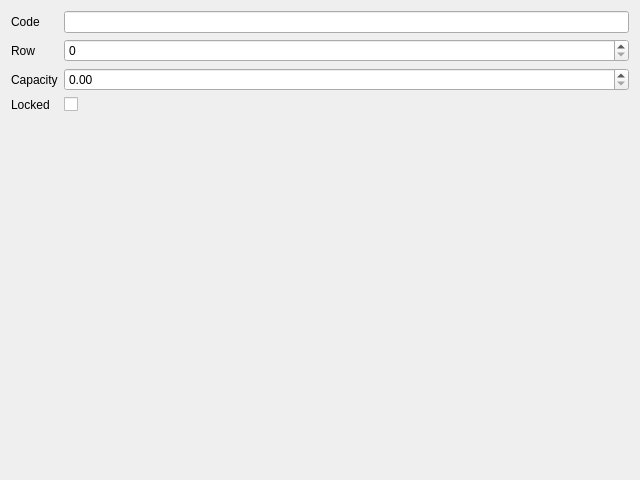
<?xml version="1.0" encoding="UTF-8"?>
<ui version="4.0">
 <class>BinDialog</class>
 <widget class="QDialog" name="BinDialog">
  <property name="geometry">
   <rect>
    <x>0</x>
    <y>0</y>
    <width>640</width>
    <height>480</height>
   </rect>
  </property>
  <property name="windowTitle">
   <string>Bin</string>
  </property>
  <layout class="QFormLayout" name="formLayout">
   <item row="0" column="0">
    <widget class="QLabel" name="label_codeEdit">
     <property name="text">
      <string>Code</string>
     </property>
     <property name="buddy">
      <cstring>codeEdit</cstring>
     </property>
    </widget>
   </item>
   <item row="0" column="1">
    <widget class="QLineEdit" name="codeEdit"/>
   </item>
   <item row="1" column="0">
    <widget class="QLabel" name="label_rowEdit">
     <property name="text">
      <string>Row</string>
     </property>
     <property name="buddy">
      <cstring>rowEdit</cstring>
     </property>
    </widget>
   </item>
   <item row="1" column="1">
    <widget class="QSpinBox" name="rowEdit"/>
   </item>
   <item row="2" column="0">
    <widget class="QLabel" name="label_capacityEdit">
     <property name="text">
      <string>Capacity</string>
     </property>
     <property name="buddy">
      <cstring>capacityEdit</cstring>
     </property>
    </widget>
   </item>
   <item row="2" column="1">
    <widget class="QDoubleSpinBox" name="capacityEdit"/>
   </item>
   <item row="3" column="0">
    <widget class="QLabel" name="label_lockedCheck">
     <property name="text">
      <string>Locked</string>
     </property>
     <property name="buddy">
      <cstring>lockedCheck</cstring>
     </property>
    </widget>
   </item>
   <item row="3" column="1">
    <widget class="QCheckBox" name="lockedCheck"/>
   </item>
  </layout>
 </widget>
 <tabstops>
  <tabstop>codeEdit</tabstop>
  <tabstop>rowEdit</tabstop>
  <tabstop>capacityEdit</tabstop>
  <tabstop>lockedCheck</tabstop>
 </tabstops>
 <resources/>
 <connections/>
</ui>
